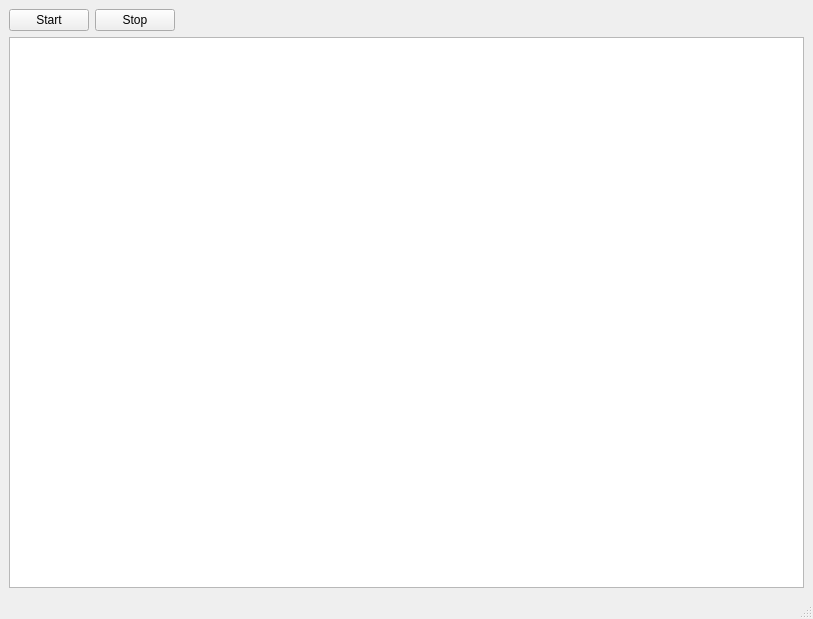
<?xml version="1.0" encoding="UTF-8"?>
<ui version="4.0">
 <class>MainWindow</class>
 <widget class="QMainWindow" name="MainWindow">
  <property name="geometry">
   <rect>
    <x>0</x>
    <y>0</y>
    <width>813</width>
    <height>619</height>
   </rect>
  </property>
  <property name="windowTitle">
   <string>MainWindow</string>
  </property>
  <widget class="QWidget" name="centralwidget">
   <layout class="QVBoxLayout" name="verticalLayout">
    <item>
     <layout class="QHBoxLayout" name="horizontalLayout">
      <item>
       <widget class="QPushButton" name="startButton">
        <property name="text">
         <string>Start</string>
        </property>
       </widget>
      </item>
      <item>
       <widget class="QPushButton" name="stopButton">
        <property name="text">
         <string>Stop</string>
        </property>
       </widget>
      </item>
      <item>
       <spacer name="horizontalSpacer">
        <property name="orientation">
         <enum>Qt::Horizontal</enum>
        </property>
        <property name="sizeHint" stdset="0">
         <size>
          <width>40</width>
          <height>20</height>
         </size>
        </property>
       </spacer>
      </item>
     </layout>
    </item>
    <item>
     <widget class="QtImageViewer" name="imageviewer"/>
    </item>
   </layout>
  </widget>
  <widget class="QMenuBar" name="menubar">
   <property name="geometry">
    <rect>
     <x>0</x>
     <y>0</y>
     <width>813</width>
     <height>26</height>
    </rect>
   </property>
  </widget>
  <widget class="QStatusBar" name="statusbar"/>
 </widget>
 <customwidgets>
  <customwidget>
   <class>QtImageViewer</class>
   <extends>QGraphicsView</extends>
   <header location="global">util_qt.qtimageviewer</header>
  </customwidget>
 </customwidgets>
 <resources/>
 <connections/>
</ui>
